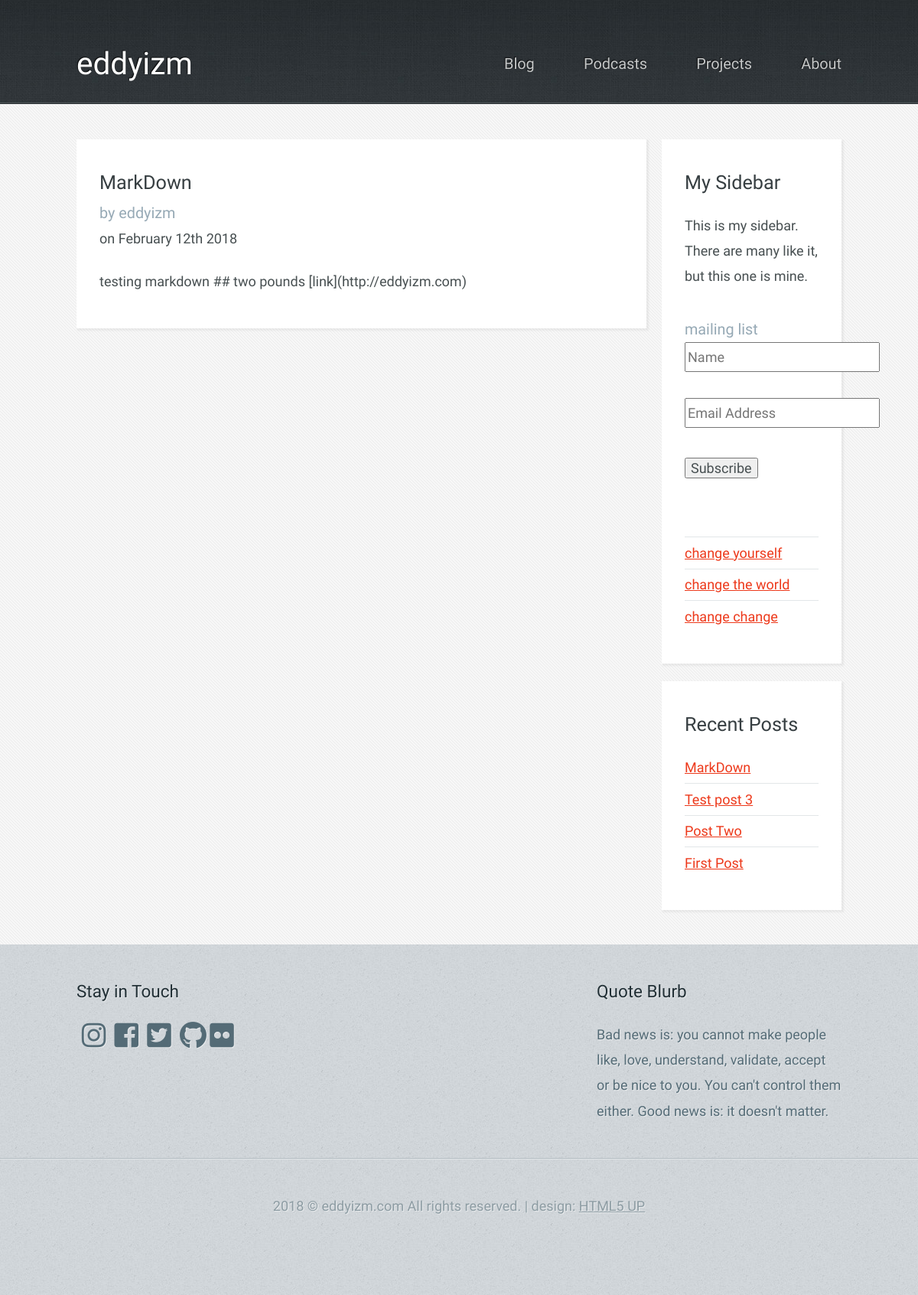
The app's page /blog/4/, older data.
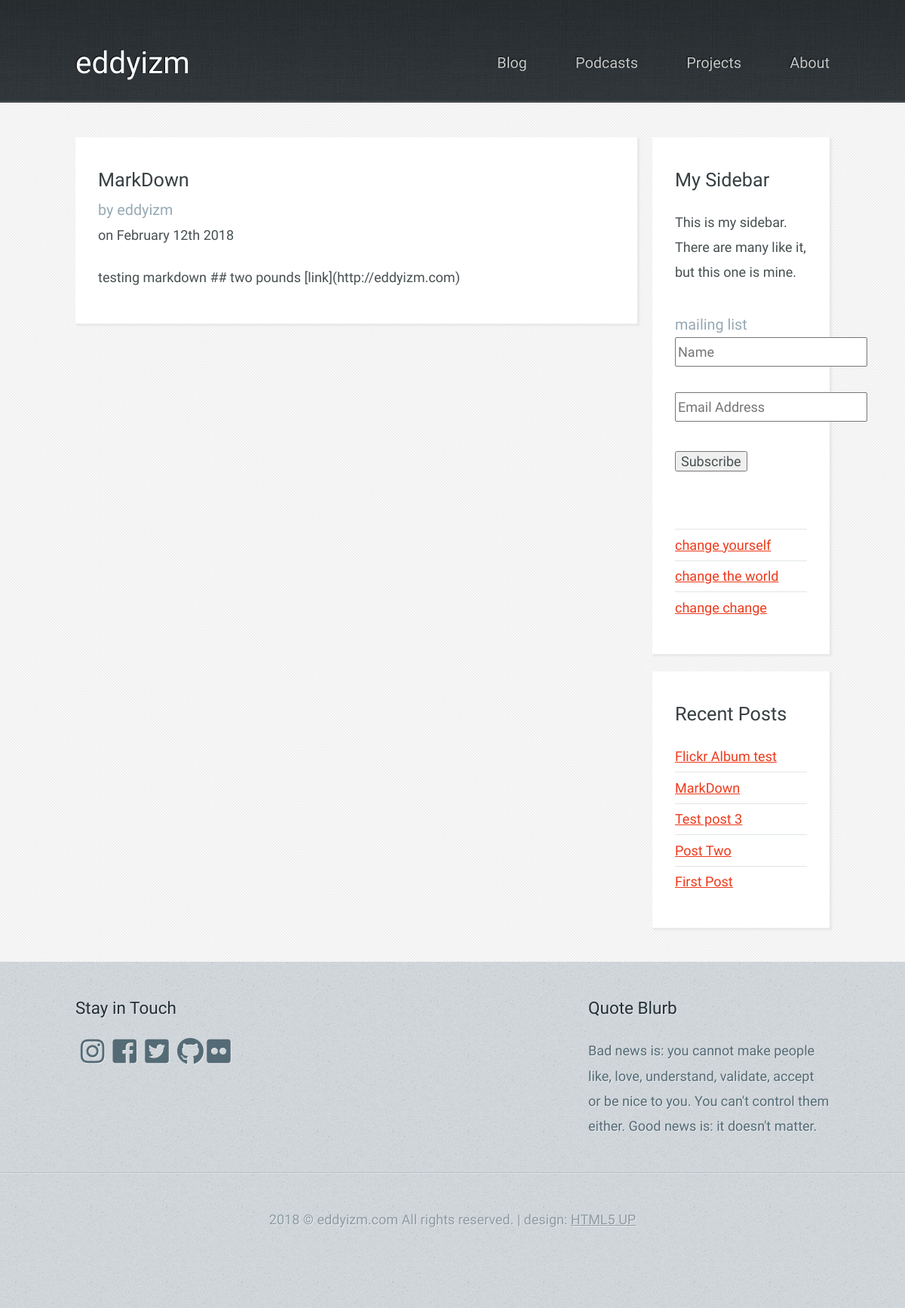
The same page, newer data.
### blog/models.py (models this page shows, shortened)
class BlogPost(models.Model):
    title = models.CharField(max_length=255)
    date = models.DateTimeField()
    body = models.CharField(max_length=20000)
    author = models.ForeignKey(Author, on_delete=models.DO_NOTHING,)
    tags = models.ManyToManyField(Tag)
    class Meta:
        ordering = ['-date',]

class Author(models.Model):
    name = models.CharField(max_length=64)
    email = models.CharField(max_length=64)

### blog/views.py (the view)
# urls.py: url(r'^blog/(?P<id>[0-9]+)/', views.post_detail, name='post_detail'),
def post_detail(request, id):
    post = BlogPost.objects.get(pk = id);
    posts = BlogPost.objects.all()[:5];
    return render_to_response('blog/post.html', {'post' : post, 'posts' : posts})

### blog/templates/blog/post.html (shortened to what this page needs)
{% extends "blog/layout.html" %}
{% block content %}
      <div id="content-wrapper">
        <div id="content">
          <div class="container">
            <div class="row">
              <div class="9u 12u(mobile)">
                <section>
                  <header>
                      <h2>{{ post.title }}</h2>
                      <h3> <span>by </span> {{ post.author.name }}</h3>
                      <h4> <span>on {{ post.date|date:"F jS o" }} </span></h4>
                  </header>
                    <p> {{ post.body| safe }} </p>
                </section>
               </div>
              <div class="3u 12u(mobile)">
                <section>
                    <header>
                      <h2>My Sidebar</h2>
                    </header>
                    <p>
                      This is my sidebar. There are many like it, but this one is mine.
                    </p>
                    <ul class="link-list">
                      <li>
                          <div class="entry-content" itemprop="text">
                              <div id="mc_embed_signup">
                              <form id="mc-embedded-subscribe-form" class="validate" action="https://eddyizm.us17.list-manage.com/subscribe/post?u=d53e408a6ccb1e1ce4059fb9c&amp;id=9d4ffc78c0" method="post" name="mc-embedded-subscribe-form" novalidate="" target="_blank">
                              <div id="mc_embed_signup_scroll">
                              <h3>mailing list</h3>
                              <div class="mc-field-group">
                                <input id="mce-FNAME" class="required" name="FNAME" placeholder="Name" type="text" value="" /></div>
                                <div class="mc-field-group">
                                <br />
                                <input id="mce-EMAIL" class="required email" name="EMAIL" type="email" placeholder="Email Address" value="" /></div>
                              <div class="clear"><input id="mc-embedded-subscribe" class="button" name="subscribe" type="submit" value="Subscribe" /></div>
                              </div>
                              </form>
                              </div>
                              <p><br />
                              </li>
                      <li><a href="#">change yourself</a></li>
                      <li><a href="#">change the world</a></li>
                      <li><a href="#">change change</a></li>
                    </ul>
                </section>
                <section>
                    <header>
                      <h2>Recent Posts</h2>
                    </header>
                    <ul class="link-list">
                      {% for blog_post in posts %}
                      <li><a href="/blog/{{ blog_post.id }}/"> {{ blog_post.title }} </a></li>
                      {% endfor %}
                      </ul>
                 </section>
              </div>
            </div>
          </div>
        </div>
      </div>
    </div>
      {% endblock %}

Row changes from the older to the newer data that the page shows:
added BlogPost: title "Flickr Album test"
